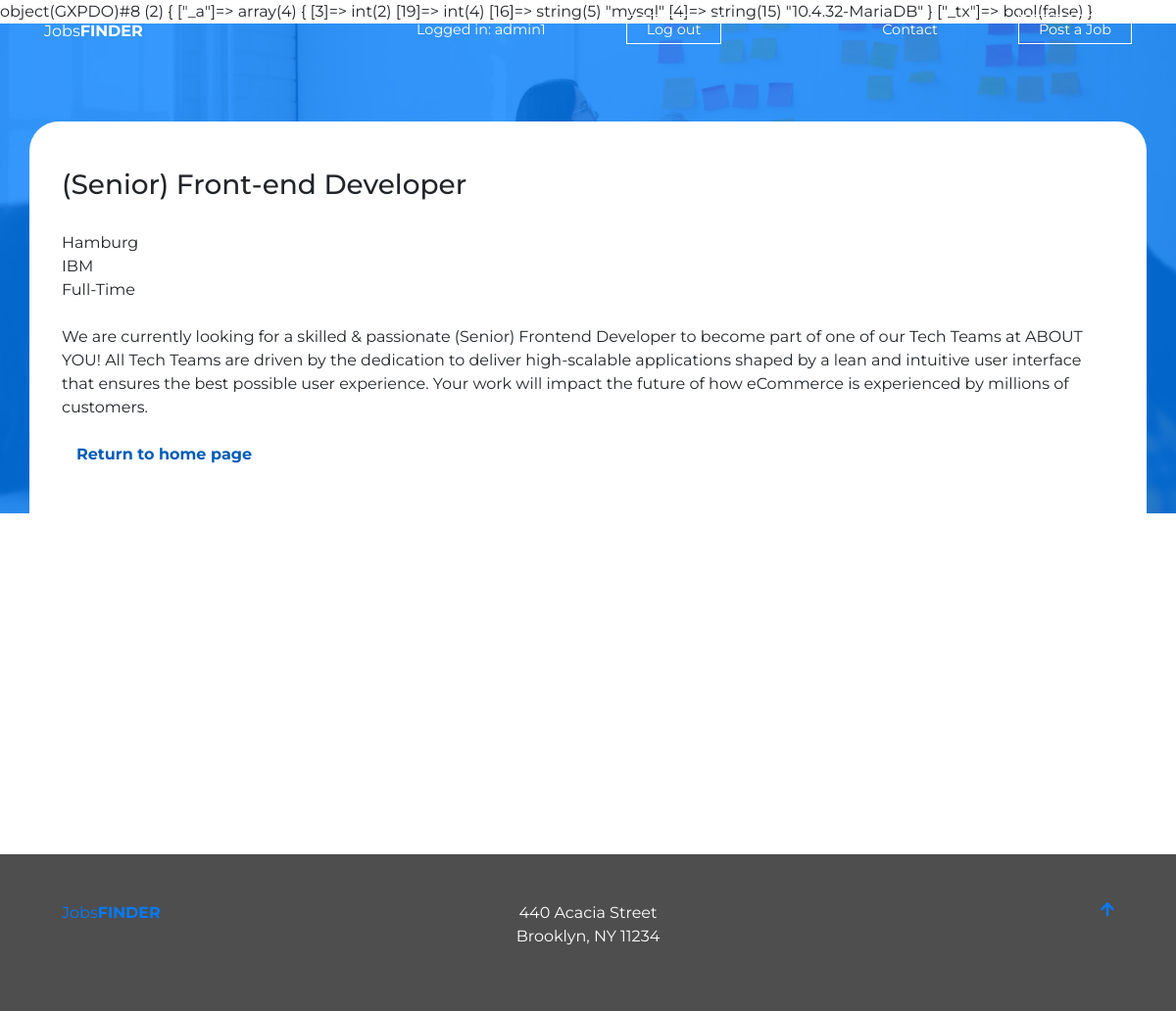
Page /?action=show&id=61 (signed in) on the committed database.
### tables this page shows
CREATE TABLE `jobs` (
  `id` int(11) NOT NULL,
  `title` varchar(150) NOT NULL,
  `company` varchar(150) NOT NULL,
  `city` varchar(150) NOT NULL,
  `TIME` varchar(50) NOT NULL,
  `category` int(11) NOT NULL,
  `userid` int(30) NOT NULL,
  `description` varchar(1000) NOT NULL
);

### src/View.php (called while the page is built, shortened)
<?php
class View
{
  public function render(string $page, array $params): void
  {
    require_once("templates/layout.php");
  }
}

### src/Controller.php (called while the page is built, shortened)
<?php
require_once("src/Database.php");
class Controller
{
    private Database $database;
    private array $request;
    private View $view;
    private static array $configuration = [];
    public static function initConfiguration(array $configuration): void
    {
        self::$configuration = $configuration;
    }
    public function __construct(array $request)
    {
        $this->database = new Database(self::$configuration['db']);
        $this->request = $request;
        $this->view = new View();
    }
    public function action(): string
    {
        $data = $this->getReqGet();
        return $data['action'] ??  self::DEFAULT_ACTION;
    }
    public function run(): void
    {
        $action = $this->action();
        $viewParams = [];
        switch ($action) {
            case 'show':
                $page = 'show';
                $data = $this->getReqGet();
                $job = $this->database->getJob((int) $data['id'], true);
                $viewParams = $job;
                break;
        }
        $this->view->render($page, $viewParams);
    }
    private function getReqGet(): array
    {
        return $this->request['get'] ?? [];
    }
}

### index.php (called while the page is built, shortened)
<?php
require_once('src/View.php');
require_once('src/Controller.php');
$request = [
  'get' => $_GET,
  'post' => $_POST
];
try {
  $controller = new Controller($request);
  $controller->run();
} catch (Exception $e) {
  echo '<h1>' . $e->getMessage() . '</h1>';
}

### src/Database.php (called while the page is built, shortened)
<?php
class Database
{
    private ?PDO $conn = null;
    public function getJob(int $id, bool $cond): array
    {
        if ($cond == 1) {
            $query = "SELECT * FROM jobs WHERE id = $id";
            $result = $this->conn->query($query);
            $job = $result->fetch(PDO::FETCH_ASSOC);
            return $job;
        } elseif ($cond == 0) {
            $query = "SELECT * FROM jobs WHERE userid = $id";
            $result = $this->conn->query($query);
            $job = $result->fetchAll(PDO::FETCH_ASSOC);
            return $job;
        }
    }
    private function createConn(array $config): void
    {
        $dsn = "mysql:dbname={$config['database']};host={$config['host']}";
        $check = $this->conn = new \PDO(
            $dsn,
            $config['user'],
            $config['password']
        );
        var_dump($check);
    }
    private function validateConfig(array $config): void
    {
        $dsn = "mysql:dbname={$config['database']};host={$config['host']}";
        $this->conn = new \PDO(
            $dsn,
            $config['user'],
            $config['password'],
            [
                \PDO::ATTR_ERRMODE => \PDO::ERRMODE_EXCEPTION
            ]
        );
    }
}

### templates/pages/show.php (the view, shortened to what this page needs)
<section class="content">
    <div class="container content__wrap  p-5">
        <div class="row">
            <?php
            if (!empty($_SESSION['id'])) {
                echo "<h3>";
                echo $params['title'];
                echo "</h3>";
                echo $params['city'] . '<BR>';
                echo $params['company'] . '<BR>';
                echo $params['TIME'] . '<BR><br>';
                echo $params['description'].'<br><br>';
            }else {
                echo "<div class='col-12'>Please login to view details</div><br><br>";
            }
            ?>
           <div class="col-12"> <a href="/">Return to home page</a></div>
        </div>
    </div>
</section>

### public/css/styles.css (style rules this page uses)
html, body, div, span, applet, object, iframe, h1, h2, h3, h4, h5, h6, p, blockquote, pre, a, abbr, acronym, address, big, cite, code, del, dfn, em, img, ins, kbd, q, s, samp, small, strike, strong, sub, sup, tt, var, b, u, i, center, dl, dt, dd, ol, ul, li, fieldset, form, label, legend, table, caption, tbody, tfoot, thead, tr, th, td, article, aside, canvas, details, embed, figure, figcaption, footer, header, hgroup, menu, nav, output, ruby, section, summary, time, mark, audio, video { margin: 0; padding: 0; border: 0; font-size: 100%; font: inherit; vertical-align: baseline; }
article, aside, details, figcaption, figure, footer, header, hgroup, menu, nav, section { display: block; }
body { line-height: 1; background: red; position: relative; font-family: 'Montserrat', sans-serif !important; }
html { scroll-behavior: smooth; }
a { text-decoration: none !important; }
.content { width: 100%; top: 100px; margin-top: -400px; }
.content a { color: #005cb9 !important; font-weight: bold; }
.content__wrap { position: relative; min-height: 700px; border-radius: 30px; background: white; }
.content h3 { margin-bottom: 30px; }

### rows in the picture
jobs: title "(Senior) Front-end Developer", city "Hamburg", company "IBM", TIME "Full-Time", description "We are currently looking for a skilled & passionate (Senior) Frontend Developer to become part of one of our Tech Teams at ABOUT YOU! All Tech Teams are driven by the dedication to deliver high-scalable applications shaped by a lean and intuitive user interface that ensures the best possible user experience. Your work will impact the future of how eCommerce is experienced by millions of customers."

### other values in the picture
$_SESSION['name'] "admin1"
